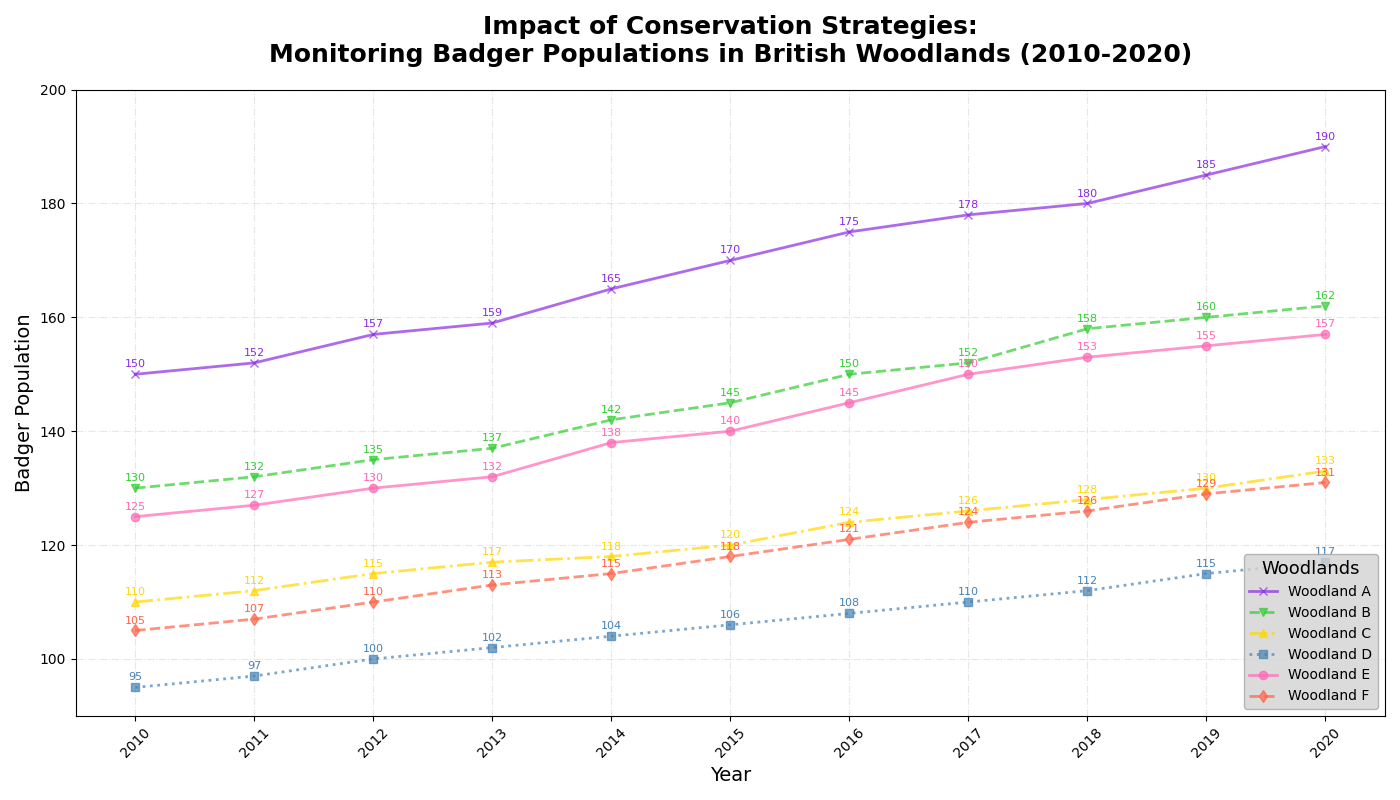

Here is the Python script that generated this plot:
import matplotlib.pyplot as plt
import numpy as np

# Define the years
years = np.arange(2010, 2021)

# Badger population data in six different woodlands
woodland_A = np.array([150, 152, 157, 159, 165, 170, 175, 178, 180, 185, 190])
woodland_B = np.array([130, 132, 135, 137, 142, 145, 150, 152, 158, 160, 162])
woodland_C = np.array([110, 112, 115, 117, 118, 120, 124, 126, 128, 130, 133])
woodland_D = np.array([95, 97, 100, 102, 104, 106, 108, 110, 112, 115, 117])
woodland_E = np.array([125, 127, 130, 132, 138, 140, 145, 150, 153, 155, 157])
woodland_F = np.array([105, 107, 110, 113, 115, 118, 121, 124, 126, 129, 131])

# New set of colors and markers for all woodlands
colors = ['#8A2BE2', '#32CD32', '#FFD700', '#4682B4', '#FF69B4', '#FF6347'] # New random order
markers = ['x', 'v', '^', 's', 'o', 'd'] # New random order
line_styles = ['-', '--', '-.', ':', '-', '--'] # Different line styles

# Plotting
fig, ax1 = plt.subplots(figsize=(14, 8))

woodlands_data = [woodland_A, woodland_B, woodland_C, woodland_D, woodland_E, woodland_F]
woodland_names = ["Woodland A", "Woodland B", "Woodland C", "Woodland D", "Woodland E", "Woodland F"]

for data, name, color, marker, line_style in zip(woodlands_data, woodland_names, colors, markers, line_styles):
    ax1.plot(years, data, label=name, color=color, marker=marker, linestyle=line_style, linewidth=2, alpha=0.7)
    for (x, y) in zip(years, data):
        ax1.annotate(f'{y}', xy=(x, y), xytext=(0, 5),
                     textcoords='offset points', ha='center', fontsize=8, color=color)

# Set the title, labels, and grid
ax1.set_title('Impact of Conservation Strategies:\nMonitoring Badger Populations in British Woodlands (2010-2020)', 
              fontsize=18, fontweight='bold', pad=20)
ax1.set_xlabel('Year', fontsize=14)
ax1.set_ylabel('Badger Population', fontsize=14)
ax1.grid(True, linestyle='-.', alpha=0.3)  # Changed grid style and alpha

# Add legend
ax1.legend(title='Woodlands', title_fontsize='13', loc='lower right', frameon=True, facecolor='lightgray', edgecolor='darkgray')

plt.xticks(years, rotation=45)
plt.ylim(90, 200)

# Automatically adjust layout to prevent overlap
plt.tight_layout()

# Show the plot
plt.show()
